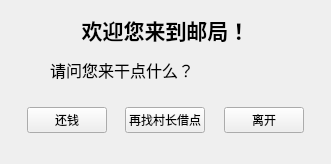
<?xml version="1.0" encoding="UTF-8"?>
<ui version="4.0">
 <class>Post</class>
 <widget class="QWidget" name="Post">
  <property name="geometry">
   <rect>
    <x>0</x>
    <y>0</y>
    <width>331</width>
    <height>164</height>
   </rect>
  </property>
  <property name="windowTitle">
   <string>Form</string>
  </property>
  <widget class="QLabel" name="label">
   <property name="geometry">
    <rect>
     <x>50</x>
     <y>10</y>
     <width>231</width>
     <height>41</height>
    </rect>
   </property>
   <property name="text">
    <string>&lt;html&gt;&lt;head/&gt;&lt;body&gt;&lt;p align=&quot;center&quot;&gt;&lt;span style=&quot; font-size:16pt; font-weight:700;&quot;&gt;欢迎您来到邮局！&lt;/span&gt;&lt;/p&gt;&lt;/body&gt;&lt;/html&gt;</string>
   </property>
  </widget>
  <widget class="QLabel" name="label_2">
   <property name="geometry">
    <rect>
     <x>50</x>
     <y>50</y>
     <width>251</width>
     <height>41</height>
    </rect>
   </property>
   <property name="text">
    <string>&lt;html&gt;&lt;head/&gt;&lt;body&gt;&lt;p&gt;&lt;span style=&quot; font-size:12pt;&quot;&gt;请问您来干点什么？&lt;/span&gt;&lt;/p&gt;&lt;/body&gt;&lt;/html&gt;</string>
   </property>
  </widget>
  <widget class="QWidget" name="layoutWidget">
   <property name="geometry">
    <rect>
     <x>15</x>
     <y>100</y>
     <width>301</width>
     <height>41</height>
    </rect>
   </property>
   <layout class="QHBoxLayout" name="horizontalLayout">
    <item>
     <spacer name="horizontalSpacer_2">
      <property name="orientation">
       <enum>Qt::Horizontal</enum>
      </property>
      <property name="sizeHint" stdset="0">
       <size>
        <width>40</width>
        <height>20</height>
       </size>
      </property>
     </spacer>
    </item>
    <item>
     <widget class="QPushButton" name="payButton">
      <property name="text">
       <string>还钱</string>
      </property>
     </widget>
    </item>
    <item>
     <spacer name="horizontalSpacer_4">
      <property name="orientation">
       <enum>Qt::Horizontal</enum>
      </property>
      <property name="sizeHint" stdset="0">
       <size>
        <width>40</width>
        <height>20</height>
       </size>
      </property>
     </spacer>
    </item>
    <item>
     <widget class="QPushButton" name="lendButton">
      <property name="text">
       <string>再找村长借点</string>
      </property>
     </widget>
    </item>
    <item>
     <spacer name="horizontalSpacer">
      <property name="orientation">
       <enum>Qt::Horizontal</enum>
      </property>
      <property name="sizeHint" stdset="0">
       <size>
        <width>40</width>
        <height>20</height>
       </size>
      </property>
     </spacer>
    </item>
    <item>
     <widget class="QPushButton" name="leaveButton">
      <property name="text">
       <string>离开</string>
      </property>
     </widget>
    </item>
    <item>
     <spacer name="horizontalSpacer_3">
      <property name="orientation">
       <enum>Qt::Horizontal</enum>
      </property>
      <property name="sizeHint" stdset="0">
       <size>
        <width>40</width>
        <height>20</height>
       </size>
      </property>
     </spacer>
    </item>
   </layout>
  </widget>
 </widget>
 <resources/>
 <connections/>
</ui>
